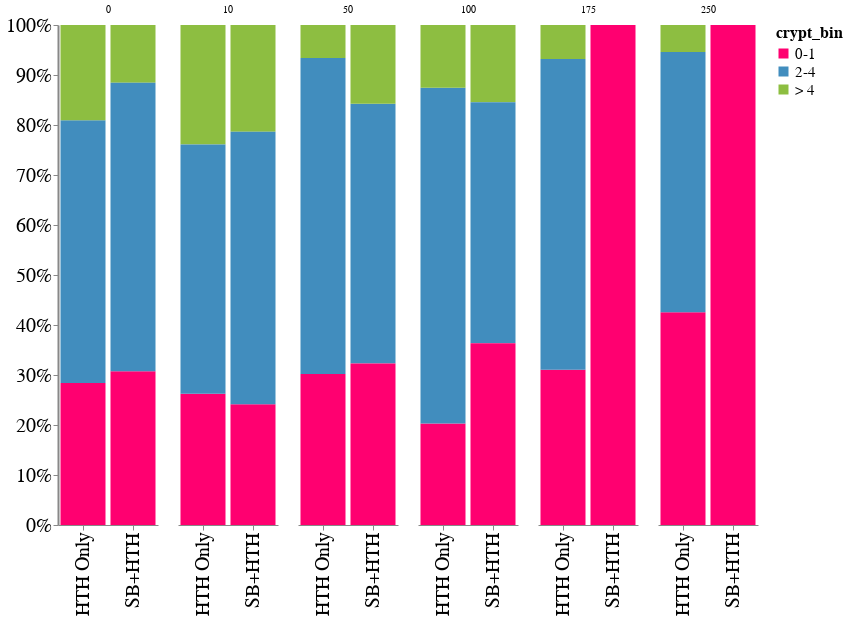

The code cell stored with this chart in its notebook:
### Code cell
figure

### Figure 1 — Vega-Lite specification as saved in the notebook (floating-point values rounded to 4 significant figures; data arrays with more than 128 entries replaced by an {"elided": "..."} marker saying what was removed)
{"config": {"view": {"continuousWidth": 400, "continuousHeight": 300, "strokeOpacity": 0}, "axis": {"labelFontSize": 20, "titleFontSize": 20}, "legend": {"labelFontSize": 15, "titleFontSize": 16}}, "data": {"name": "data-c564740da48ea92b873d63fe8b898baa"}, "mark": "bar", "encoding": {"color": {"field": "crypt_bin", "scale": {"range": ["#FF0070", "#418DBE", "#8DBE41"]}, "sort": ["0-1", "2-4", "> 4"], "type": "nominal"}, "column": {"field": "conc", "sort": ["0", "10", "50", "100", "175", "250"], "title": null, "type": "nominal"}, "order": {"field": "color_crypt_bin_sort_index", "type": "quantitative"}, "x": {"axis": {"domainWidth": 1}, "field": "group2", "title": null, "type": "nominal"}, "y": {"aggregate": "sum", "axis": {"domainWidth": 2, "grid": false, "title": null}, "field": "Numerator", "stack": "normalize", "type": "quantitative"}}, "height": 500, "width": 100, "$schema": "https://vega.github.io/schema/vega-lite/v4.17.0.json", "datasets": {"data-c564740da48ea92b873d63fe8b898baa": {"elided": "1735 records"}}}
